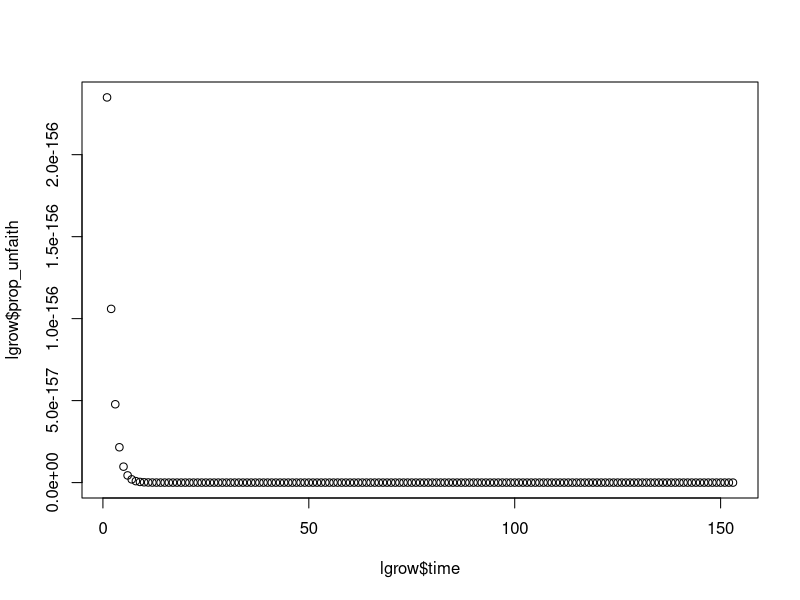
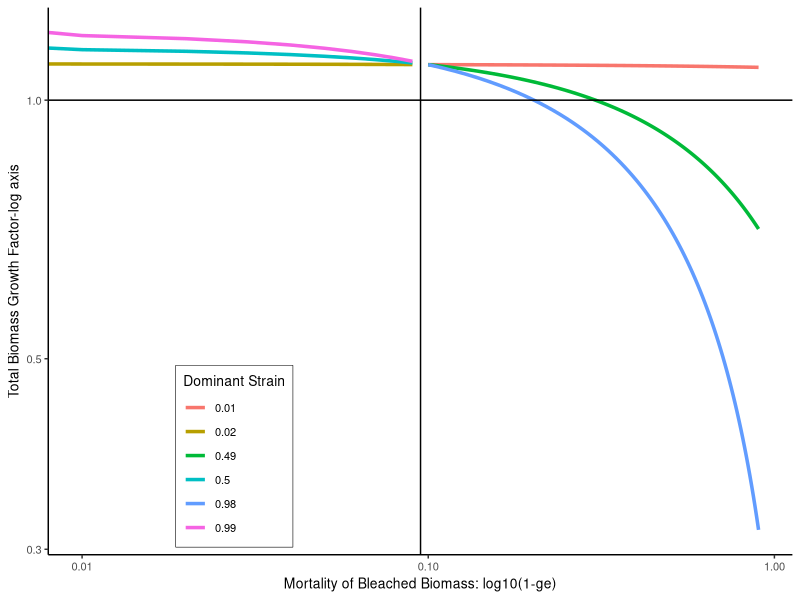
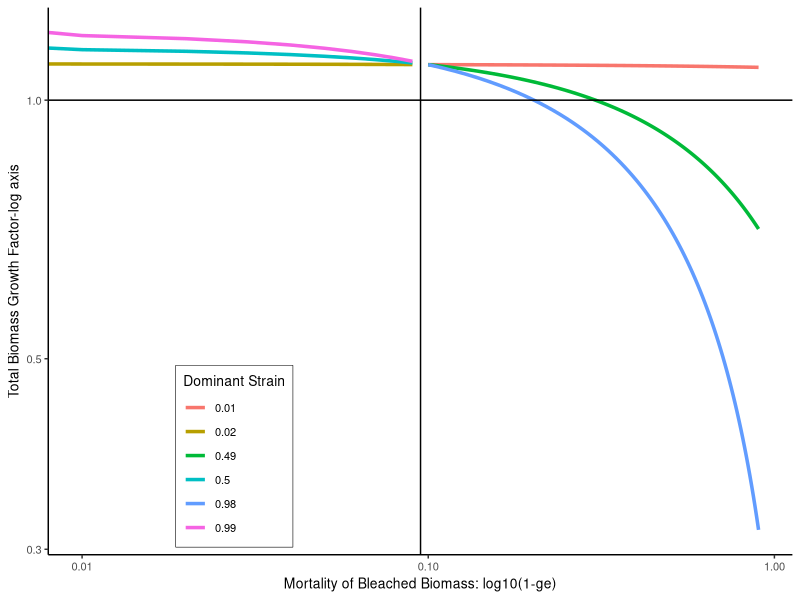

These figures' R source, in order:
############################################
##########  NEW ENV STRESS ANALYSIS #######
############################################

library(tidyverse)


biomass_t <- function(maxt, B, l1, l2, vs, vl, bc){
  t = 1 #initial time
  while(t <= maxt){
    b1_t <- as.numeric(B[t,1])
    b2_t <- as.numeric(B[t,2])
    b1_tp1 = ((1-l1)*b1_t*vs) + (l1*b1_t*vl) + l1*b1_t*bc
    b2_tp1 = ((1-l2)*b2_t*vs) + (l2*b2_t*vl) + l2*b2_t*bc
    B <- rbind(B, c(b1_tp1, b2_tp1))
    t = t+1
  }
  colnames(B) = c("B1", "B2")
  return(B)
}

gr_calc <- function(vs, l, s, beta){
  gr_eq = vs*(1+l*(s + beta -1))
  return(gr_eq)
}

grow_steady = function(l, gamma, beta){
  g = 1/(1+(l*(gamma+beta-1)))
  return(g)
}

maxt = 500 #burn in for 250 timesteps
B <- matrix(0, ncol = 2, nrow = 1)
#rows of P must sum to 1
B[1,1] = 100 #initial value for type 1
B[1,2] = 100 #initial value for type 2

#l1 = 
l1 = .1
l2 = .8 #must be higher than l1
vs = 1.1
vl = .1
bc = .2
s = vl/vs
beta = bc/vs
s
beta

l_grow = data.frame(biomass_t(maxt, B, l1 = l1, l2 = l2 , vs, vl, bc))
l_grow$lr2 = l2
l_grow$lr1 = l1
l_grow$time = 1:nrow(l_grow)
l_grow = l_grow %>% mutate(prop_unfaith = B2/(B1+B2), total_biomass = B1+B2)

#take last 100 of grow
tail_lgrow105 <- l_grow[(nrow(l_grow)-50):nrow(l_grow),]

#spend 50 years at lower growth
maxt = 50 #burn in for 250 timesteps
B <- matrix(0, ncol = 2, nrow = 1)
#rows of P must sum to 1
B[1,1] = tail_lgrow105[nrow(tail_lgrow105),"B1"] #initial value for type 1
B[1,2] = tail_lgrow105[nrow(tail_lgrow105),"B2"]#initial value for type 2

#l1 = 
l1 = .1
l2 = .6 #must be higher than l1
vs = .95
vl = .8*vs
bc = .2
s = vl/vs
beta = bc/vs
s
beta

l_grow_95 = data.frame(biomass_t(maxt, B, l1 = l1, l2 = l2 , vs, vl, bc))
l_grow_95$lr2 = l2
l_grow_95$lr1 = l1
l_grow_95$time = 1:nrow(l_grow_95)
l_grow_95 = l_grow_95 %>% mutate(prop_unfaith = B2/(B1+B2), total_biomass = B1+B2)

#Reduce further

maxt = 50 #burn in for 250 timesteps
B <- matrix(0, ncol = 2, nrow = 1)
#rows of P must sum to 1
B[1,1] = l_grow_95[nrow(l_grow_95),"B1"] #initial value for type 1
B[1,2] = l_grow_95[nrow(l_grow_95),"B2"]#initial value for type 2

l1 = .1
l2 = .6 #must be higher than l1
vs = .9
vl = .8*vs
bc = .2
s = vl/vs
beta = bc/vs
s
beta

l_grow_9 = data.frame(biomass_t(maxt, B, l1 = l1, l2 = l2 , vs, vl, bc))
l_grow_9$lr2 = l2
l_grow_9$lr1 = l1
l_grow_9$time = 1:nrow(l_grow_9)
l_grow_9 = l_grow_9 %>% mutate(prop_unfaith = B2/(B1+B2), total_biomass = B1+B2)

##create master df
lgrow <- rbind(tail_lgrow105, l_grow_95, l_grow_9)
lgrow$time <- 1:nrow(lgrow)

plot(lgrow$time, lgrow$prop_unfaith)
##### SHOW SYSTEM AT g = 1.05 vs g = .95 ######
#### then show repeated disturbance ########

#repeated disturbance prevents exclusive symbiont associations

#want s.s. solution at each  ge
go = 1.1
b = .2
beta = b/go
#l1 = .3
#l2 = .6
out <- matrix(0, ncol = 5, nrow = 1)
for(ge in seq(0.1, 1, .01)){
  for(l1 in c(.01, .49, .98)){
    for(l2 in c(.02, .5, .99)){
  gamma = ge/go
  lwin = ifelse(gamma + beta > 1, l2, l1)
  gr_ge <- gr_calc(go, lwin, gamma, beta)
  out <- rbind(out, c(ge, lwin,gr_ge, l1, l2))
  }
  }
}
out <- out[-1,]
out.df <- data.frame(out)
colnames(out.df) <- c("ge", "win", "gr", "l1", "l2")
out.df <- out.df %>% filter(l1 < l2)
out.df <- out.df %>% mutate(winner = ifelse(win == l1, "Resistant", "Susceptible"))
fill.df <- out.df  %>% pivot_wider(names_from = win, values_from = gr, names_prefix = "win")
#need to recolor this.
worsebleach = ggplot() +
  geom_line(data = out.df, aes(1-ge, gr, col = as.factor(win),group = win), lwd = 1.2) + 
  geom_hline(yintercept = 1) + geom_vline(xintercept = 1-.905)+
  scale_y_log10() + scale_x_log10()+ #geom_ribbon(data = subset(out.df, .905 > ge), aes(ymin=subset(out.df, .905 > ge & win == .01), ymax = subset(out.df, .905 > ge & win == .99)))+
   theme_classic() + ylab("Total Biomass Growth Factor-log axis") + xlab("Mortality of Bleached Biomass: log10(1-ge)") +
  #scale_color_manual(values = c("#4F547D", "#7B936B")) +
  theme(text=element_text(size = 10), legend.position = c(.25, .18), 
          legend.background = element_rect(colour = "black", size = .2), 
          legend.text = element_text(size = 8)) +
  guides(color = guide_legend(title = "Dominant Strain"))
worsebleach
ggsave("figures/worsebleach.png", worsebleach, width = 3.1, height = 3, units = "in")


